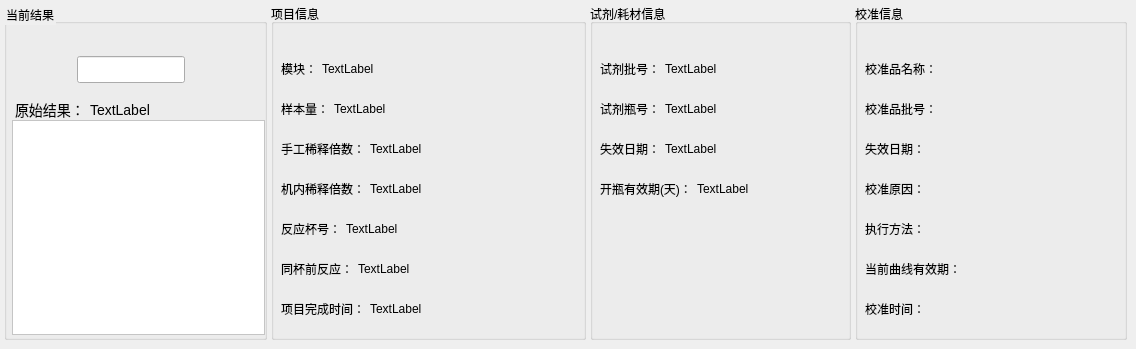
   <widget class="QWidget" name="page">
    <widget class="QGroupBox" name="groupBox">
     <property name="geometry">
      <rect>
       <x>4</x>
       <y>4</y>
       <width>263</width>
       <height>336</height>
      </rect>
     </property>
     <property name="styleSheet">
      <string notr="true">QGroupBox::title {
    font-size:32px;
font-weight: bold;
}</string>
     </property>
     <property name="title">
      <string>当前结果</string>
     </property>
     <property name="borders" stdset="0">
      <string notr="true">group_right_angle</string>
     </property>
     <widget class="QTextEdit" name="result_status">
      <property name="geometry">
       <rect>
        <x>8</x>
        <y>116</y>
        <width>253</width>
        <height>215</height>
       </rect>
      </property>
      <property name="styleSheet">
       <string notr="true">background: #fff;
color: #565656;
font-size: 14px;</string>
      </property>
      <property name="verticalScrollBarPolicy">
       <enum>Qt::ScrollBarAlwaysOff</enum>
      </property>
      <property name="horizontalScrollBarPolicy">
       <enum>Qt::ScrollBarAlwaysOff</enum>
      </property>
      <property name="inputs" stdset="0">
       <string notr="true">noborder</string>
      </property>
     </widget>
     <widget class="QWidget" name="horizontalWidget" native="true">
      <property name="geometry">
       <rect>
        <x>11</x>
        <y>40</y>
        <width>240</width>
        <height>51</height>
       </rect>
      </property>
      <layout class="QHBoxLayout" name="horizontalLayout_35">
       <property name="spacing">
        <number>0</number>
       </property>
       <item>
        <spacer name="horizontalSpacer_35">
         <property name="orientation">
          <enum>Qt::Horizontal</enum>
         </property>
         <property name="sizeHint" stdset="0">
          <size>
           <width>40</width>
           <height>20</height>
          </size>
         </property>
        </spacer>
       </item>
       <item>
        <widget class="QLineEdit" name="result_Edit">
         <property name="minimumSize">
          <size>
           <width>0</width>
           <height>27</height>
          </size>
         </property>
         <property name="maximumSize">
          <size>
           <width>16777215</width>
           <height>27</height>
          </size>
         </property>
         <property name="styleSheet">
          <string notr="true"/>
         </property>
         <property name="text">
          <string/>
         </property>
         <property name="alignment">
          <set>Qt::AlignCenter</set>
         </property>
         <property name="inputs" stdset="0">
          <string notr="true">noborder</string>
         </property>
        </widget>
       </item>
       <item>
        <widget class="QLabel" name="label_result_edit_unit">
         <property name="styleSheet">
          <string notr="true">font-size: 14px;</string>
         </property>
         <property name="text">
          <string/>
         </property>
        </widget>
       </item>
       <item>
        <spacer name="horizontalSpacer_36">
         <property name="orientation">
          <enum>Qt::Horizontal</enum>
         </property>
         <property name="sizeHint" stdset="0">
          <size>
           <width>40</width>
           <height>20</height>
          </size>
         </property>
        </spacer>
       </item>
      </layout>
     </widget>
     <widget class="QLabel" name="label_result_edit_bk">
      <property name="geometry">
       <rect>
        <x>11</x>
        <y>40</y>
        <width>241</width>
        <height>50</height>
       </rect>
      </property>
      <property name="styleSheet">
       <string notr="true">font-size: 20px;</string>
      </property>
      <property name="text">
       <string/>
      </property>
      <property name="alignment">
       <set>Qt::AlignRight|Qt::AlignTrailing|Qt::AlignVCenter</set>
      </property>
      <property name="bks" stdset="0">
       <string notr="true">result_normal</string>
      </property>
     </widget>
     <widget class="QWidget" name="widget1_2" native="true">
      <property name="geometry">
       <rect>
        <x>11</x>
        <y>96</y>
        <width>251</width>
        <height>20</height>
       </rect>
      </property>
      <property name="styleSheet">
       <string notr="true">font-size: 14px;</string>
      </property>
      <layout class="QHBoxLayout" name="horizontalLayout_42">
       <property name="spacing">
        <number>5</number>
       </property>
       <property name="leftMargin">
        <number>0</number>
       </property>
       <property name="topMargin">
        <number>0</number>
       </property>
       <property name="rightMargin">
        <number>0</number>
       </property>
       <property name="bottomMargin">
        <number>0</number>
       </property>
       <item>
        <widget class="QLabel" name="label">
         <property name="styleSheet">
          <string notr="true"/>
         </property>
         <property name="text">
          <string>原始结果：</string>
         </property>
         <property name="fonts" stdset="0">
          <string notr="true">12</string>
         </property>
        </widget>
       </item>
       <item>
        <widget class="QLabel" name="result_show">
         <property name="styleSheet">
          <string notr="true"/>
         </property>
         <property name="text">
          <string>TextLabel</string>
         </property>
         <property name="bks" stdset="0">
          <string notr="true">white</string>
         </property>
         <property name="fonts" stdset="0">
          <string notr="true">12</string>
         </property>
        </widget>
       </item>
       <item>
        <spacer name="horizontalSpacer_43">
         <property name="orientation">
          <enum>Qt::Horizontal</enum>
         </property>
         <property name="sizeHint" stdset="0">
          <size>
           <width>40</width>
           <height>20</height>
          </size>
         </property>
        </spacer>
       </item>
      </layout>
     </widget>
     <zorder>widget1_2</zorder>
     <zorder>result_status</zorder>
     <zorder>label_result_edit_bk</zorder>
     <zorder>horizontalWidget</zorder>
    </widget>
    <widget class="QGroupBox" name="groupBox_2">
     <property name="geometry">
      <rect>
       <x>271</x>
       <y>4</y>
       <width>315</width>
       <height>336</height>
      </rect>
     </property>
     <property name="title">
      <string>项目信息</string>
     </property>
     <property name="borders" stdset="0">
      <string notr="true">group_right_angle</string>
     </property>
     <widget class="QWidget" name="widget1" native="true">
      <property name="geometry">
       <rect>
        <x>10</x>
        <y>50</y>
        <width>291</width>
        <height>301</height>
       </rect>
      </property>
      <layout class="QVBoxLayout" name="verticalLayout_5">
       <property name="spacing">
        <number>10</number>
       </property>
       <property name="leftMargin">
        <number>0</number>
       </property>
       <property name="topMargin">
        <number>0</number>
       </property>
       <property name="rightMargin">
        <number>0</number>
       </property>
       <property name="bottomMargin">
        <number>0</number>
       </property>
       <item>
        <layout class="QHBoxLayout" name="horizontalLayout_22">
         <property name="spacing">
          <number>5</number>
         </property>
         <item>
          <widget class="QLabel" name="label_3">
           <property name="minimumSize">
            <size>
             <width>0</width>
             <height>30</height>
            </size>
           </property>
           <property name="text">
            <string>模块：</string>
           </property>
          </widget>
         </item>
         <item>
          <widget class="QLabel" name="module_index">
           <property name="minimumSize">
            <size>
             <width>0</width>
             <height>30</height>
            </size>
           </property>
           <property name="text">
            <string>TextLabel</string>
           </property>
          </widget>
         </item>
         <item>
          <spacer name="horizontalSpacer_22">
           <property name="orientation">
            <enum>Qt::Horizontal</enum>
           </property>
           <property name="sizeHint" stdset="0">
            <size>
             <width>40</width>
             <height>0</height>
            </size>
           </property>
          </spacer>
         </item>
        </layout>
       </item>
       <item>
        <layout class="QHBoxLayout" name="horizontalLayout_50">
         <property name="spacing">
          <number>5</number>
         </property>
         <item>
          <widget class="QLabel" name="label_42">
           <property name="minimumSize">
            <size>
             <width>0</width>
             <height>30</height>
            </size>
           </property>
           <property name="text">
            <string>样本量：</string>
           </property>
          </widget>
         </item>
         <item>
          <widget class="QLabel" name="module_index_9">
           <property name="minimumSize">
            <size>
             <width>0</width>
             <height>30</height>
            </size>
           </property>
           <property name="text">
            <string>TextLabel</string>
           </property>
          </widget>
         </item>
         <item>
          <spacer name="horizontalSpacer_51">
           <property name="orientation">
            <enum>Qt::Horizontal</enum>
           </property>
           <property name="sizeHint" stdset="0">
            <size>
             <width>40</width>
             <height>0</height>
            </size>
           </property>
          </spacer>
         </item>
        </layout>
       </item>
       <item>
        <layout class="QHBoxLayout" name="horizontalLayout_20">
         <property name="spacing">
          <number>5</number>
         </property>
         <item>
          <widget class="QLabel" name="label_2">
           <property name="minimumSize">
            <size>
             <width>0</width>
             <height>30</height>
            </size>
           </property>
           <property name="text">
            <string>手工稀释倍数：</string>
           </property>
           <property name="fonts" stdset="0">
            <string notr="true">16</string>
           </property>
          </widget>
         </item>
         <item>
          <widget class="QLabel" name="manual_duli_times">
           <property name="minimumSize">
            <size>
             <width>0</width>
             <height>30</height>
            </size>
           </property>
           <property name="text">
            <string>TextLabel</string>
           </property>
          </widget>
         </item>
         <item>
          <spacer name="horizontalSpacer_20">
           <property name="orientation">
            <enum>Qt::Horizontal</enum>
           </property>
           <property name="sizeHint" stdset="0">
            <size>
             <width>40</width>
             <height>0</height>
            </size>
           </property>
          </spacer>
         </item>
        </layout>
       </item>
       <item>
        <layout class="QHBoxLayout" name="horizontalLayout_21">
         <property name="spacing">
          <number>5</number>
         </property>
         <item>
          <widget class="QLabel" name="label_6">
           <property name="minimumSize">
            <size>
             <width>0</width>
             <height>30</height>
            </size>
           </property>
           <property name="text">
            <string>机内稀释倍数：</string>
           </property>
           <property name="fonts" stdset="0">
            <string notr="true">16</string>
           </property>
          </widget>
         </item>
         <item>
          <widget class="QLabel" name="device_duli_times">
           <property name="minimumSize">
            <size>
             <width>0</width>
             <height>30</height>
            </size>
           </property>
           <property name="text">
            <string>TextLabel</string>
           </property>
          </widget>
         </item>
         <item>
          <spacer name="horizontalSpacer_21">
           <property name="orientation">
            <enum>Qt::Horizontal</enum>
           </property>
           <property name="sizeHint" stdset="0">
            <size>
             <width>40</width>
             <height>0</height>
            </size>
           </property>
          </spacer>
         </item>
        </layout>
       </item>
       <item>
        <layout class="QHBoxLayout" name="horizontalLayout_23">
         <property name="spacing">
          <number>5</number>
         </property>
         <item>
          <widget class="QLabel" name="label_4">
           <property name="minimumSize">
            <size>
             <width>0</width>
             <height>30</height>
            </size>
           </property>
           <property name="text">
            <string>反应杯号：</string>
           </property>
          </widget>
         </item>
         <item>
          <widget class="QLabel" name="cup_number">
           <property name="minimumSize">
            <size>
             <width>0</width>
             <height>30</height>
            </size>
           </property>
           <property name="text">
            <string>TextLabel</string>
           </property>
          </widget>
         </item>
         <item>
          <spacer name="horizontalSpacer_23">
           <property name="orientation">
            <enum>Qt::Horizontal</enum>
           </property>
           <property name="sizeHint" stdset="0">
            <size>
             <width>40</width>
             <height>0</height>
            </size>
           </property>
          </spacer>
         </item>
        </layout>
       </item>
       <item>
        <layout class="QHBoxLayout" name="horizontalLayout_24">
         <property name="spacing">
          <number>5</number>
         </property>
         <item>
          <widget class="QLabel" name="label_5">
           <property name="minimumSize">
            <size>
             <width>0</width>
             <height>30</height>
            </size>
           </property>
           <property name="text">
            <string>同杯前反应：</string>
           </property>
          </widget>
         </item>
         <item>
          <widget class="QLabel" name="last_assay">
           <property name="minimumSize">
            <size>
             <width>0</width>
             <height>30</height>
            </size>
           </property>
           <property name="text">
            <string>TextLabel</string>
           </property>
          </widget>
         </item>
         <item>
          <spacer name="horizontalSpacer_24">
           <property name="orientation">
            <enum>Qt::Horizontal</enum>
           </property>
           <property name="sizeHint" stdset="0">
            <size>
             <width>40</width>
             <height>0</height>
            </size>
           </property>
          </spacer>
         </item>
        </layout>
       </item>
       <item>
        <layout class="QHBoxLayout" name="horizontalLayout_25">
         <property name="spacing">
          <number>5</number>
         </property>
         <item>
          <widget class="QLabel" name="label_41">
           <property name="minimumSize">
            <size>
             <width>0</width>
             <height>30</height>
            </size>
           </property>
           <property name="text">
            <string>项目完成时间：</string>
           </property>
          </widget>
         </item>
         <item>
          <widget class="QLabel" name="assay_finished_time">
           <property name="minimumSize">
            <size>
             <width>0</width>
             <height>30</height>
            </size>
           </property>
           <property name="text">
            <string>TextLabel</string>
           </property>
          </widget>
         </item>
         <item>
          <spacer name="horizontalSpacer_25">
           <property name="orientation">
            <enum>Qt::Horizontal</enum>
           </property>
           <property name="sizeHint" stdset="0">
            <size>
             <width>40</width>
             <height>0</height>
            </size>
           </property>
          </spacer>
         </item>
        </layout>
       </item>
       <item>
        <spacer name="verticalSpacer_5">
         <property name="orientation">
          <enum>Qt::Vertical</enum>
         </property>
         <property name="sizeHint" stdset="0">
          <size>
           <width>20</width>
           <height>40</height>
          </size>
         </property>
        </spacer>
       </item>
      </layout>
     </widget>
    </widget>
    <widget class="QGroupBox" name="groupBox_3">
     <property name="geometry">
      <rect>
       <x>590</x>
       <y>4</y>
       <width>261</width>
       <height>336</height>
      </rect>
     </property>
     <property name="title">
      <string>试剂/耗材信息</string>
     </property>
     <property name="borders" stdset="0">
      <string notr="true">group_right_angle</string>
     </property>
     <widget class="QWidget" name="widget2" native="true">
      <property name="geometry">
       <rect>
        <x>10</x>
        <y>50</y>
        <width>241</width>
        <height>241</height>
       </rect>
      </property>
      <layout class="QVBoxLayout" name="verticalLayout_6">
       <property name="spacing">
        <number>10</number>
       </property>
       <property name="leftMargin">
        <number>0</number>
       </property>
       <property name="topMargin">
        <number>0</number>
       </property>
       <property name="rightMargin">
        <number>0</number>
       </property>
       <property name="bottomMargin">
        <number>0</number>
       </property>
       <item>
        <layout class="QHBoxLayout" name="horizontalLayout_27">
         <property name="spacing">
          <number>5</number>
         </property>
         <item>
          <widget class="QLabel" name="label_8">
           <property name="minimumSize">
            <size>
             <width>0</width>
             <height>30</height>
            </size>
           </property>
           <property name="text">
            <string>试剂批号：</string>
           </property>
          </widget>
         </item>
         <item>
          <widget class="QLabel" name="reagent_lot">
           <property name="minimumSize">
            <size>
             <width>0</width>
             <height>30</height>
            </size>
           </property>
           <property name="text">
            <string>TextLabel</string>
           </property>
          </widget>
         </item>
         <item>
          <spacer name="horizontalSpacer_26">
           <property name="orientation">
            <enum>Qt::Horizontal</enum>
           </property>
           <property name="sizeHint" stdset="0">
            <size>
             <width>40</width>
             <height>0</height>
            </size>
           </property>
          </spacer>
         </item>
        </layout>
       </item>
       <item>
        <layout class="QHBoxLayout" name="horizontalLayout_26">
         <property name="spacing">
          <number>5</number>
         </property>
         <item>
          <widget class="QLabel" name="label_9">
           <property name="minimumSize">
            <size>
             <width>0</width>
             <height>30</height>
            </size>
           </property>
           <property name="text">
            <string>试剂瓶号：</string>
           </property>
          </widget>
         </item>
         <item>
          <widget class="QLabel" name="reagent_sn">
           <property name="minimumSize">
            <size>
             <width>0</width>
             <height>30</height>
            </size>
           </property>
           <property name="text">
            <string>TextLabel</string>
           </property>
          </widget>
         </item>
         <item>
          <spacer name="horizontalSpacer_27">
           <property name="orientation">
            <enum>Qt::Horizontal</enum>
           </property>
           <property name="sizeHint" stdset="0">
            <size>
             <width>40</width>
             <height>0</height>
            </size>
           </property>
          </spacer>
         </item>
        </layout>
       </item>
       <item>
        <layout class="QHBoxLayout" name="horizontalLayout_28">
         <property name="spacing">
          <number>5</number>
         </property>
         <item>
          <widget class="QLabel" name="label_11">
           <property name="minimumSize">
            <size>
             <width>0</width>
             <height>30</height>
            </size>
           </property>
           <property name="text">
            <string>失效日期：</string>
           </property>
          </widget>
         </item>
         <item>
          <widget class="QLabel" name="expired_day">
           <property name="minimumSize">
            <size>
             <width>0</width>
             <height>30</height>
            </size>
           </property>
           <property name="text">
            <string>TextLabel</string>
           </property>
          </widget>
         </item>
         <item>
          <spacer name="horizontalSpacer_28">
           <property name="orientation">
            <enum>Qt::Horizontal</enum>
           </property>
           <property name="sizeHint" stdset="0">
            <size>
             <width>40</width>
             <height>0</height>
            </size>
           </property>
          </spacer>
         </item>
        </layout>
       </item>
       <item>
        <layout class="QHBoxLayout" name="horizontalLayout_29">
         <property name="spacing">
          <number>5</number>
         </property>
         <item>
          <widget class="QLabel" name="label_10">
           <property name="minimumSize">
            <size>
             <width>0</width>
             <height>30</height>
            </size>
           </property>
           <property name="text">
            <string>开瓶有效期(天)：</string>
           </property>
          </widget>
         </item>
         <item>
          <widget class="QLabel" name="open_day">
           <property name="minimumSize">
            <size>
             <width>0</width>
             <height>30</height>
            </size>
           </property>
           <property name="text">
            <string>TextLabel</string>
           </property>
          </widget>
         </item>
         <item>
          <spacer name="horizontalSpacer_29">
           <property name="orientation">
            <enum>Qt::Horizontal</enum>
           </property>
           <property name="sizeHint" stdset="0">
            <size>
             <width>40</width>
             <height>0</height>
            </size>
           </property>
          </spacer>
         </item>
        </layout>
       </item>
       <item>
        <spacer name="verticalSpacer_6">
         <property name="orientation">
          <enum>Qt::Vertical</enum>
         </property>
         <property name="sizeHint" stdset="0">
          <size>
           <width>20</width>
           <height>40</height>
          </size>
         </property>
        </spacer>
       </item>
      </layout>
     </widget>
    </widget>
    <widget class="QGroupBox" name="groupBox_4">
     <property name="geometry">
      <rect>
       <x>855</x>
       <y>4</y>
       <width>272</width>
       <height>336</height>
      </rect>
     </property>
     <property name="title">
      <string>校准信息</string>
     </property>
     <property name="borders" stdset="0">
      <string notr="true">group_right_angle</string>
     </property>
     <widget class="QWidget" name="widget3" native="true">
      <property name="geometry">
       <rect>
        <x>10</x>
        <y>50</y>
        <width>251</width>
        <height>271</height>
       </rect>
      </property>
      <layout class="QVBoxLayout" name="verticalLayout_7">
       <property name="spacing">
        <number>10</number>
       </property>
       <property name="leftMargin">
        <number>0</number>
       </property>
       <property name="topMargin">
        <number>0</number>
       </property>
       <property name="rightMargin">
        <number>0</number>
       </property>
       <property name="bottomMargin">
        <number>0</number>
       </property>
       <item>
        <layout class="QHBoxLayout" name="horizontalLayout_30">
         <property name="spacing">
          <number>5</number>
         </property>
         <item>
          <widget class="QLabel" name="label_12">
           <property name="minimumSize">
            <size>
             <width>0</width>
             <height>30</height>
            </size>
           </property>
           <property name="text">
            <string>校准品名称：</string>
           </property>
          </widget>
         </item>
         <item>
          <widget class="QLabel" name="cali_name">
           <property name="minimumSize">
            <size>
             <width>0</width>
             <height>30</height>
            </size>
           </property>
           <property name="text">
            <string/>
           </property>
          </widget>
         </item>
         <item>
          <spacer name="horizontalSpacer_30">
           <property name="orientation">
            <enum>Qt::Horizontal</enum>
           </property>
           <property name="sizeHint" stdset="0">
            <size>
             <width>40</width>
             <height>0</height>
            </size>
           </property>
          </spacer>
         </item>
        </layout>
       </item>
       <item>
        <layout class="QHBoxLayout" name="horizontalLayout_31">
         <property name="spacing">
          <number>5</number>
         </property>
         <item>
          <widget class="QLabel" name="label_13">
           <property name="minimumSize">
            <size>
             <width>0</width>
             <height>30</height>
            </size>
           </property>
           <property name="text">
            <string>校准品批号：</string>
           </property>
          </widget>
         </item>
         <item>
          <widget class="QLabel" name="cali_lot">
           <property name="minimumSize">
            <size>
             <width>0</width>
             <height>30</height>
            </size>
           </property>
           <property name="text">
            <string/>
           </property>
          </widget>
         </item>
         <item>
          <spacer name="horizontalSpacer_31">
           <property name="orientation">
            <enum>Qt::Horizontal</enum>
           </property>
           <property name="sizeHint" stdset="0">
            <size>
             <width>40</width>
             <height>0</height>
            </size>
           </property>
          </spacer>
         </item>
        </layout>
       </item>
       <item>
        <layout class="QHBoxLayout" name="horizontalLayout_32">
         <property name="spacing">
          <number>5</number>
         </property>
         <item>
          <widget class="QLabel" name="t_abel_42">
           <property name="minimumSize">
            <size>
             <width>0</width>
             <height>30</height>
            </size>
           </property>
           <property name="text">
            <string>失效日期：</string>
           </property>
          </widget>
         </item>
         <item>
          <widget class="QLabel" name="t_label_43">
           <property name="minimumSize">
            <size>
             <width>0</width>
             <height>30</height>
            </size>
           </property>
           <property name="text">
            <string/>
           </property>
          </widget>
         </item>
         <item>
          <spacer name="horizontalSpacer_32">
           <property name="orientation">
            <enum>Qt::Horizontal</enum>
           </property>
           <property name="sizeHint" stdset="0">
            <size>
             <width>40</width>
             <height>0</height>
            </size>
           </property>
          </spacer>
         </item>
        </layout>
       </item>
       <item>
        <layout class="QHBoxLayout" name="horizontalLayout_45">
         <property name="spacing">
          <number>5</number>
         </property>
         <item>
          <widget class="QLabel" name="t_abel_43">
           <property name="minimumSize">
            <size>
             <width>0</width>
             <height>30</height>
            </size>
           </property>
           <property name="text">
            <string>校准原因：</string>
           </property>
          </widget>
         </item>
         <item>
          <widget class="QLabel" name="t_label_45">
           <property name="minimumSize">
            <size>
             <width>0</width>
             <height>30</height>
            </size>
           </property>
           <property name="text">
            <string/>
           </property>
          </widget>
         </item>
         <item>
          <spacer name="horizontalSpacer_46">
           <property name="orientation">
            <enum>Qt::Horizontal</enum>
           </property>
           <property name="sizeHint" stdset="0">
            <size>
             <width>40</width>
             <height>0</height>
            </size>
           </property>
          </spacer>
         </item>
        </layout>
       </item>
       <item>
        <layout class="QHBoxLayout" name="horizontalLayout_47">
         <property name="spacing">
          <number>5</number>
         </property>
         <item>
          <widget class="QLabel" name="t_abel_44">
           <property name="minimumSize">
            <size>
             <width>0</width>
             <height>30</height>
            </size>
           </property>
           <property name="text">
            <string>执行方法：</string>
           </property>
          </widget>
         </item>
         <item>
          <widget class="QLabel" name="t_label_46">
           <property name="minimumSize">
            <size>
             <width>0</width>
             <height>30</height>
            </size>
           </property>
           <property name="text">
            <string/>
           </property>
          </widget>
         </item>
         <item>
          <spacer name="horizontalSpacer_48">
           <property name="orientation">
            <enum>Qt::Horizontal</enum>
           </property>
           <property name="sizeHint" stdset="0">
            <size>
             <width>40</width>
             <height>0</height>
            </size>
           </property>
          </spacer>
         </item>
        </layout>
       </item>
       <item>
        <layout class="QHBoxLayout" name="horizontalLayout_33">
         <property name="spacing">
          <number>5</number>
         </property>
         <item>
          <widget class="QLabel" name="label_14">
           <property name="minimumSize">
            <size>
             <width>0</width>
             <height>30</height>
            </size>
           </property>
           <property name="text">
            <string>当前曲线有效期：</string>
           </property>
          </widget>
         </item>
         <item>
          <widget class="QLabel" name="curve_date">
           <property name="minimumSize">
            <size>
             <width>0</width>
             <height>30</height>
            </size>
           </property>
           <property name="text">
            <string/>
           </property>
          </widget>
         </item>
         <item>
          <spacer name="horizontalSpacer_33">
           <property name="orientation">
            <enum>Qt::Horizontal</enum>
           </property>
           <property name="sizeHint" stdset="0">
            <size>
             <width>40</width>
             <height>0</height>
            </size>
           </property>
          </spacer>
         </item>
        </layout>
       </item>
       <item>
        <layout class="QHBoxLayout" name="horizontalLayout_34">
         <property name="spacing">
          <number>5</number>
         </property>
         <item>
          <widget class="QLabel" name="t_label_42">
           <property name="minimumSize">
            <size>
             <width>0</width>
             <height>30</height>
            </size>
           </property>
           <property name="text">
            <string>校准时间：</string>
           </property>
          </widget>
         </item>
         <item>
          <widget class="QLabel" name="t_label_44">
           <property name="minimumSize">
            <size>
             <width>0</width>
             <height>30</height>
            </size>
           </property>
           <property name="text">
            <string/>
           </property>
          </widget>
         </item>
         <item>
          <spacer name="horizontalSpacer_34">
           <property name="orientation">
            <enum>Qt::Horizontal</enum>
           </property>
           <property name="sizeHint" stdset="0">
            <size>
             <width>40</width>
             <height>0</height>
            </size>
           </property>
          </spacer>
         </item>
        </layout>
       </item>
       <item>
        <spacer name="verticalSpacer_7">
         <property name="orientation">
          <enum>Qt::Vertical</enum>
         </property>
         <property name="sizeHint" stdset="0">
          <size>
           <width>20</width>
           <height>40</height>
          </size>
         </property>
        </spacer>
       </item>
      </layout>
     </widget>
    </widget>
   </widget>
